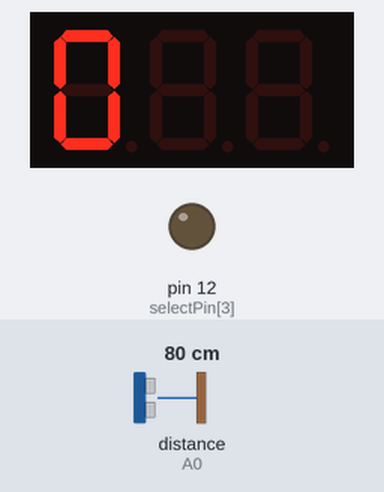
Recording of a program running on a simulated Arduino Uno, built with avr-gcc and run on an emulated ATmega328P. Shown: 3-digit seven-segment display, output pins drawn as LEDs (lit = HIGH). Wiring (inferred from the names in the program): ultrasonic range finder: trigger A1; echo A0; 3-digit 7-segment display, segments lit when LOW: segments pin 1, pin 2, pin 3, pin 4, pin 5, pin 6, pin 7; digit selects pin 9, pin 10, pin 11. The test bench sets the inputs (shaded band); at power-on: distance to the obstacle (sensor on A0) 80 cm. The echo pulse lasts 58.3 µs per cm; the segment pins are drawn as the display they are named for; pins used as bus, display or sensor lines are not drawn.

Above: at 1.2 s.
1.3 s: distance to the obstacle (sensor on A0) set to 2 cm
At 2.3 s:
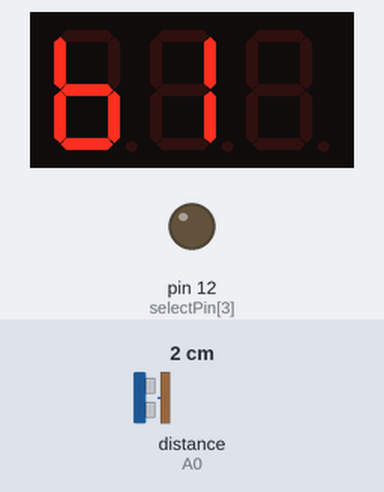
2.9 s: distance to the obstacle (sensor on A0) set to 18 cm
At 4.1 s:
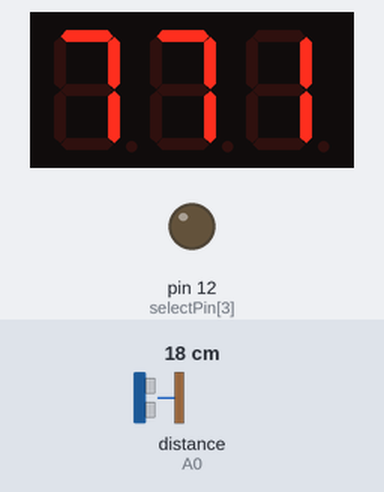
4.6 s: distance to the obstacle (sensor on A0) set to 9 cm
At 7.3 s:
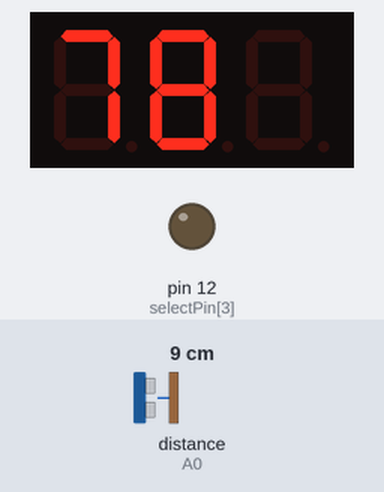
Timing chart, 0 to 8.8 s (numbered marks = the images above; inputs shaded):
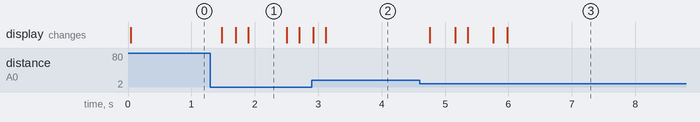

The program:

Main.cpp
```cpp
#include <Arduino.h>

#include "FourEightTube.h"
#include "EchoSensor.h"

FourEightTube fourEightTube;
EchoSensor echoSensor(fourEightTube);

void setup() {
  fourEightTube.setup();
  echoSensor.setup();
}

void loop() {
  fourEightTube.resume();
  echoSensor.resume();
}
```

EchoSensor.cpp
```cpp
#include <Arduino.h>

#include "EchoSensor.h"

static const byte trigPin = A1;
static const byte echoPin = A0;

void EchoSensor::setup() {
    pinMode(echoPin, INPUT);
    pinMode(trigPin, OUTPUT);
}

bool EchoSensor::resume() {
    float distance;

    PT_BEGIN();

    for(;;) {
        mTimer.start(100);

        digitalWrite(trigPin, LOW);
        delayMicroseconds(2);
        digitalWrite(trigPin, HIGH);
        delayMicroseconds(10);
        digitalWrite(trigPin, LOW);

        distance = pulseIn(echoPin, HIGH, 3000) / 5.8f;
        mFourEightTube.setOutput(distance);

        PT_WAIT_UNTIL(mTimer.expire());
    }

    PT_END();
}
```

EchoSensor.h
```cpp
#pragma once

#include <Arduino.h>
#include <Protothread.h>

#include "FourEightTube.h"
#include "Timer.h"

class EchoSensor: public Protothread {
public:
    EchoSensor(FourEightTube &fourEightTube): mFourEightTube(fourEightTube) { }
    void setup();
    bool resume();
private:
    FourEightTube &mFourEightTube;
    Timer mTimer;
};
```

FourEightTube.cpp
```cpp
#include <Arduino.h>
#include <Protothread.h>

#include "FourEightTube.h"

static const byte segmentPin[7] = { 1, 2, 3, 4, 5, 6, 7 };
static const byte selectPin[4] = { 9, 10, 11, 12 };

static const byte numberData[10] {
    0b01111110, // 0
    0b00110000, // 1
    0b01101101, // 2
    0b01111001, // 3
    0b00110011, // 4
    0b01011011, // 5
    0b00011111, // 6
    0b01110000, // 7
    0b01111111, // 8
    0b01110011  // 9
};

void FourEightTube::setup() {
    // Set the segemnt pin as ouputs.
    for(byte i=0; i<7; i++) {
        pinMode(segmentPin[i], OUTPUT);
    }

    // Set the select pin as output
    for(byte i=0; i<4; i++) {
        pinMode(selectPin[i], OUTPUT);
    }
}

bool FourEightTube::resume() {
    byte mask, segment;
    PT_BEGIN();

    for(;;) {
        mTemp = mOutput;
        if(mTemp < 0) { mTemp = -mOutput; }

        for(mI=0; mI<3; mI++) {
            digitalWrite(selectPin[mI], HIGH);

            mask = 0b01000000;
            segment = numberData[mTemp % 10];
            for(mJ=0; mJ<7; mJ++) {
                if(mTemp > 0 || (mI == 0 && mOutput == 0)) {
                    byte highOrLow = HIGH;
                    if((segment & (mask >> mJ)) > 0) highOrLow = LOW;

                    digitalWrite(segmentPin[mJ], highOrLow);
                } else {
                    digitalWrite(segmentPin[mJ], HIGH);
                }
            }

            mTemp /= 10;

            mTimer.start(1);
            PT_WAIT_UNTIL(mTimer.expire());

            for(mJ=0; mJ<7; mJ++) { digitalWrite(segmentPin[mJ], HIGH); }
            digitalWrite(selectPin[mI], LOW);
        }

        if(mOutput < 0) {
            if(mOutput < -99) mSelector = 3;
            else if(mOutput < -9) mSelector = 2;
            else mSelector = 1;

            digitalWrite(selectPin[mSelector], HIGH);
            digitalWrite(segmentPin[6], LOW);

            mTimer.start(1);
            PT_WAIT_UNTIL(mTimer.expire());

            digitalWrite(segmentPin[6], HIGH);
            digitalWrite(selectPin[mSelector], LOW);
        }
    }

    PT_END();
}

void FourEightTube::setOutput(int16_t output) {
    if(output > 999) {
        mOutput = 999;
    } else if(output < -999) {
        mOutput = -999;
    } else {
        mOutput = output;
    }
}
```

FourEightTube.h
```cpp
#pragma once

#include <Arduino.h>
#include <Protothread.h>

#include "Timer.h"

class FourEightTube: public Protothread {
public:
    FourEightTube(): mOutput(0) { }
    void setup();
    bool resume();

    void setOutput(int16_t output);
    int16_t getOutput() { return mOutput; }

private:
    int16_t mOutput, mTemp;
    byte mI, mJ, mSelector;
    Timer mTimer;
};
```

Timer.cpp
```cpp
#include <Arduino.h>

#include "Timer.h"

static byte nextIndex = 0;
static unsigned long counter[5];

Timer::Timer() {
    if(nextIndex == 0) {
        noInterrupts();
        TIMSK2 = (TIMSK2 & B11111110) | 0x01;
        TCCR2B = (TCCR2B & B11111000) | 0b00000100;
        interrupts();
    }

    mIndex = nextIndex;
    counter[mIndex] = 0;
    nextIndex++;
}

void Timer::start(uint16_t delayMs) {
    //counter[mIndex] = millis() + delayMs;
    counter[mIndex] = delayMs;
}

bool Timer::expire() {
    // return millis() >= counter[mIndex];
    return (counter[mIndex] == 0);
}

ISR(TIMER2_OVF_vect){
   for(byte i=0; i<nextIndex; i++) {
       if(counter[i] > 0) counter[i]--;
   }
}
```

Timer.h
```cpp
#pragma once

#include <Arduino.h>

class Timer {
public:
    Timer();
    void start(uint16_t delayMs);
    bool expire();
private:
    byte mIndex;
};
```

Measured:
- after the input at 1.3 s, the display: first changes after 0.18 s (image 1 shows a later state)
- after the input at 4.6 s, the display: changes after 0.16 s (image 3)
- what the display in image 1 shows lasts 0.6 s, from 1.9 s to 2.5 s
